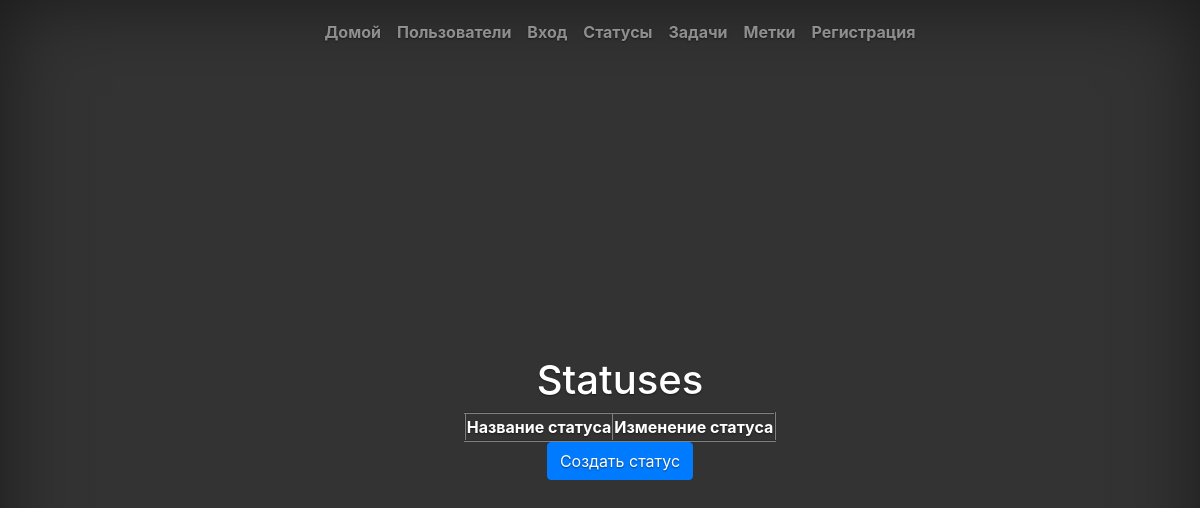
Before: /statuses/ with the older database file.
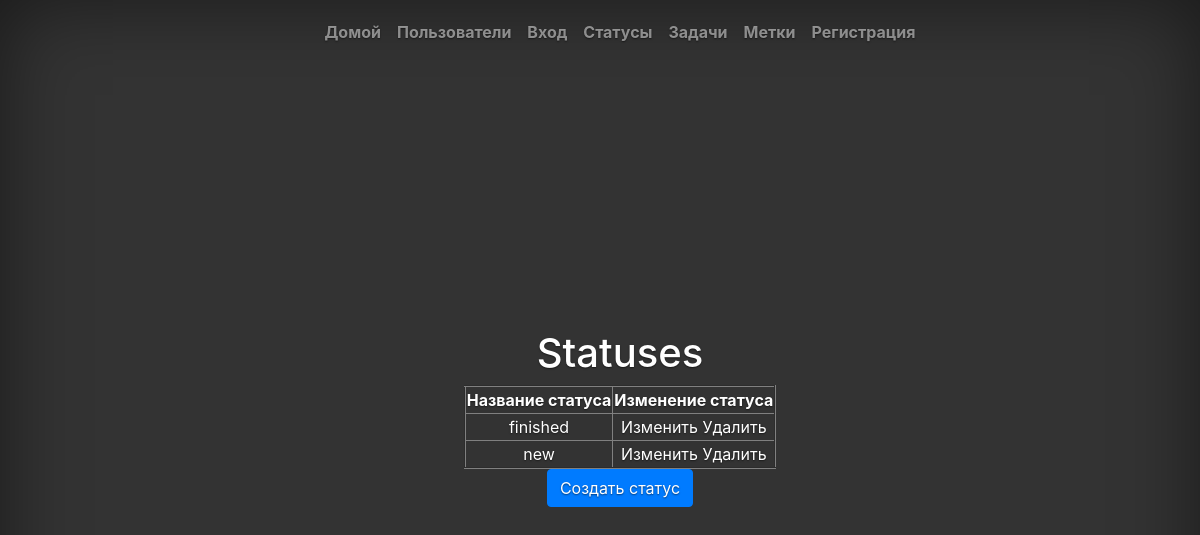
After: the same page with the newer database file.
### tasks/models.py (models this page shows, shortened)
class TaskStatus(models.Model):
    name = models.CharField('Имя', max_length=70, unique=True)
    class Meta():
        ordering = ['name']

### task_manager/views.py (the view)
# urls.py: path('statuses/', views.ListStatusesView.as_view(), name='statuses_list'),
class ListStatusesView(generic.ListView):
    model = TaskStatus
    template_name = 'statuses_index.html'

### task_manager/templates/statuses_index.html (shortened to what this page needs)
{% extends 'index.html' %}
{% load bootstrap4 %}
{% load i18n %}
{% block welcome %}
	<h1>Statuses</h1>
	<table border="2" align="center">
		<tr>
			<th>Название статуса</th>
			<th>Изменение статуса</th>
		</tr>
		{% for status in object_list %}
			<tr>
				<td><a href={% url 'status' status.id %}>{{ status.name }}</a></td>
				<td>
					<a href={% url 'update_status' status.id %}>Изменить</a>
					<a href={% url 'delete_status' status.id %}>Удалить</a>
				</td>
			</tr>
		{% endfor %}
	</table>
	<a class="btn btn-primary" href={% url 'create_status' %}>{% translate "Создать статус" %}</a>
{% endblock %}

Changed rows visible on the page:
added TaskStatus: name "finished"
added TaskStatus: name "new"
